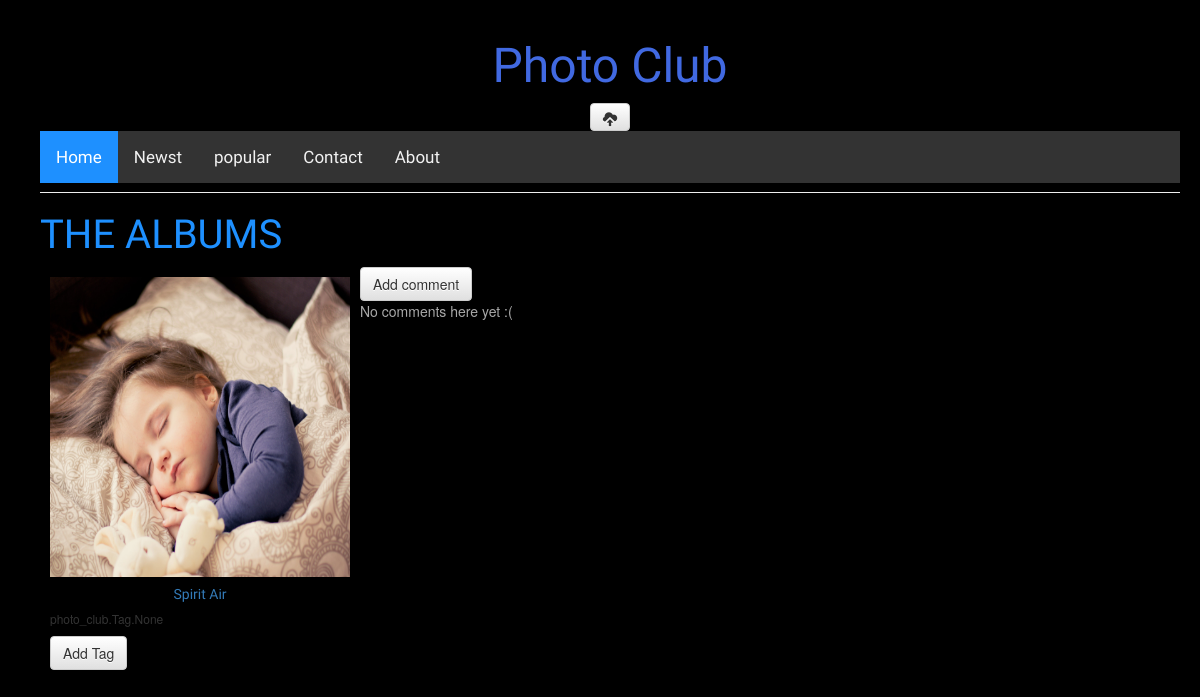
The app's page /home/photo/2/, older data.
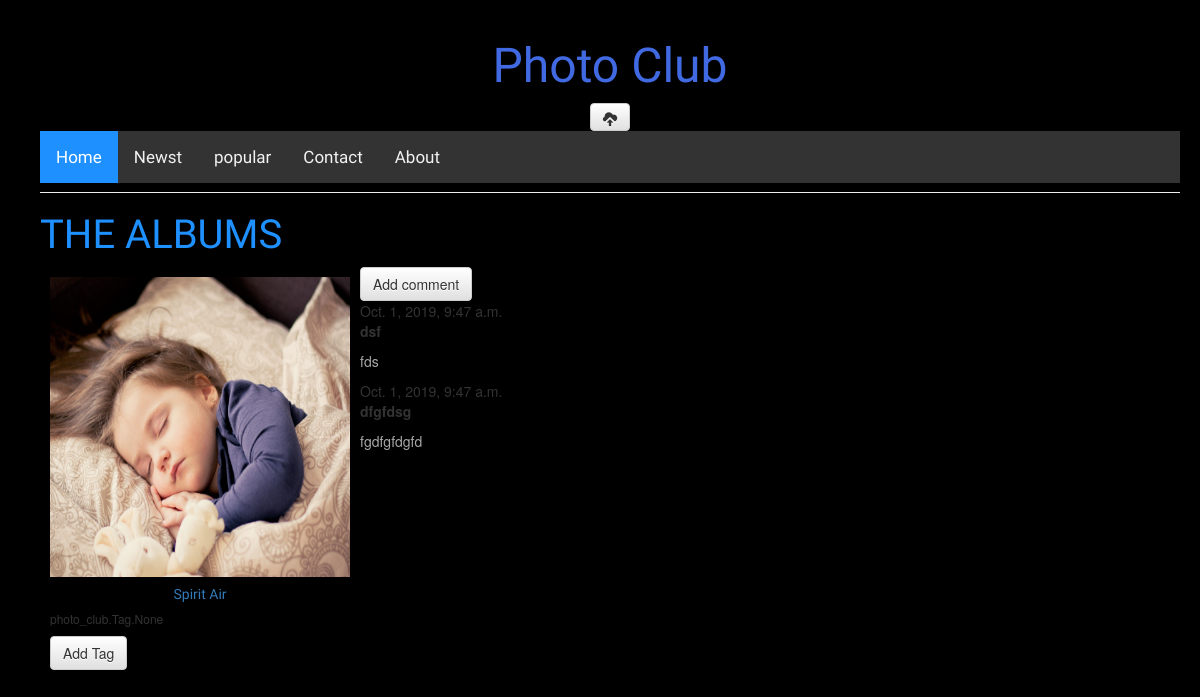
The same page, newer data.
### photo_club/models.py (models this page shows, shortened)
class Comment(models.Model):
    post = models.ForeignKey('photo_club.Photo', on_delete=models.CASCADE, related_name='comments')
    author = models.CharField(max_length=200)
    text = models.TextField()
    created_date = models.DateTimeField(default=timezone.now)
    approved_comment = models.BooleanField(default=False)

### photo_club/views.py (the view)
# urls.py: path('photo/<int:pk>/', views.photo_detail, name='photo_detail'),
def photo_detail(request,pk):
    post = get_object_or_404(Photo, pk=pk)
    return render(request,'photo_club/photo_detail.html', {'post': post})

### photo_club/templates/photo_club/photo_detail.html (shortened to what this page needs)
{% extends 'photo_club/base.html' %}
{% load staticfiles %}
{% block content %}
    <div id="post">
        <a href="{% url 'photo_detail' pk=post.pk %}"><img src="{{post.image.url}}" height="300px" width="300px"></a>
        <h5 class="title"><a href="{% url 'photo_detail' pk=post.pk %}">{{ post.title }}</a></h5>
        <h6>{{ post.tags }}</h6>
        <a class="btn btn-default" href="{% url 'add_tag' pk=post.pk %}">Add Tag</a>
    </div>
<div>
    <a class="btn btn-default" href="{% url 'add_comment_to_photo' pk=post.pk %}">Add comment</a>
       {% for comment in post.comments.all %}
            {% if user.is_authenticated or comment.approved_comment %}
                <div class="comment">
                    <div class="date">
                        {{ comment.created_date }}
                    </div>
                    <strong>{{ comment.author }}</strong>
                    <p>{{ comment.text|linebreaks }}</p>
                </div>
            {% endif %}
        {% empty %}
            <p>No comments here yet :(</p>
        {% endfor %}
</div>
{% endblock %}

Row changes from the older to the newer data that the page shows:
added Comment: created_date "Oct. 1, 2019, 9:47 a.m.", author "dsf", text "fds"
added Comment: created_date "Oct. 1, 2019, 9:47 a.m.", author "dfgfdsg", text "fgdfgfdgfd"
Text that changed along with them:
text no longer shown: "No comments here yet :("
